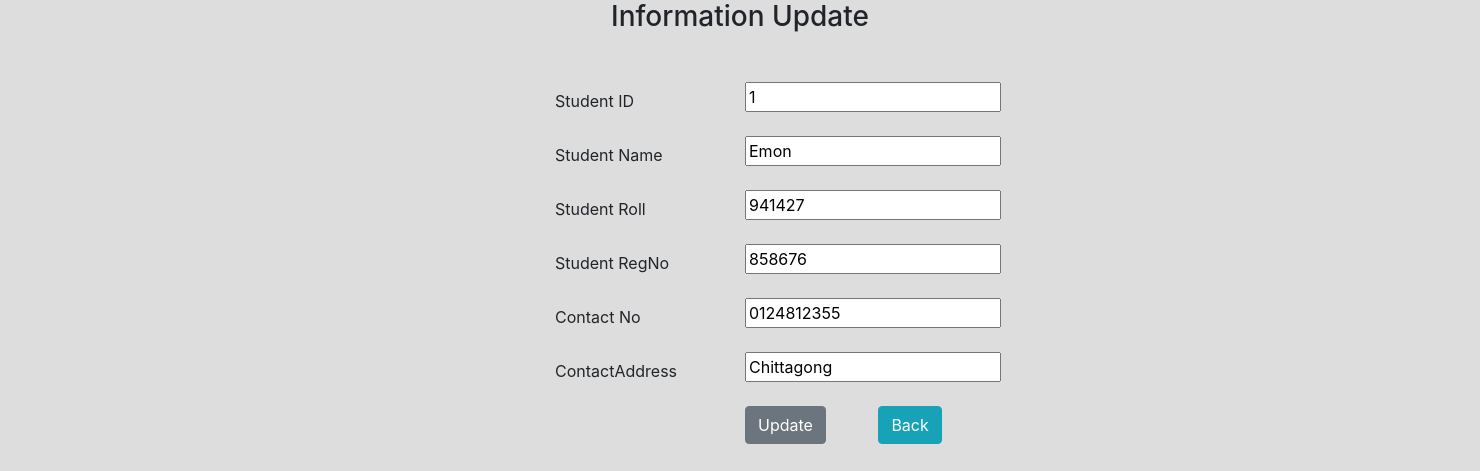
Screenshot of /edit/1 with the database file from the repository.
### CrudApp/models.py (models this page shows)
class Student(models.Model):
    StudentID = models.AutoField(primary_key=True)
    Name = models.CharField(max_length=20)
    Roll = models.CharField(max_length=6)
    RegNo = models.CharField(max_length=6)
    ContactNo = models.CharField(max_length=11)
    ContactAddress = models.CharField(max_length=100)
    class Meta:
        db_table = "STUDENT"

### CrudApp/views.py (the view)
# urls.py: path('edit/<int:id>', views.editStudent),
def editStudent(request, id):
    students = Student.objects.get(StudentID=id)
    return render(request, "edit.html", {'students': students})

### CrudApp/templates/edit.html (shortened to what this page needs)
<!DOCTYPE html>
<html lang="en">
<head>
     <link rel="stylesheet" href="https://maxcdn.bootstrapcdn.com/bootstrap/4.0.0/css/bootstrap.min.css">
</head>
<body>
 <h3 class="text-center">Information Update</h3>
<div class="container">
    <form action="/update/{{students.StudentID}}" method="POST" class="post-form">
        <div class="form-group row">
            <label class="col-sm-2 col-form-label">Student ID</label>
            <div class="col-sm-4">
                <input type="text" name="StudentID" id="id_StudentID" readonly value="{{students.StudentID}}">
            </div>
        </div>
         <div class="form-group row">
            <label class="col-sm-2 col-form-label">Student Name</label>
            <div class="col-sm-4">
                <input type="text" name="Name" id="id_Name" value="{{students.Name}}">
            </div>
        </div>
        <div class="form-group row">
            <label class="col-sm-2 col-form-label">Student Roll</label>
            <div class="col-sm-4">
                <input type="text" name="Roll" id="id_Roll" value="{{students.Roll}}">
            </div>
        </div>
        <div class="form-group row">
            <label class="col-sm-2 col-form-label">Student RegNo</label>
            <div class="col-sm-4">
                <input type="text" name="RegNo" id="id_RegNo" value="{{students.RegNo}}">
            </div>
        </div>
        <div class="form-group row">
            <label class="col-sm-2 col-form-label">Contact No</label>
            <div class="col-sm-4">
                <input type="text" name="ContactNo" id="id_ContactNo" value="{{students.ContactNo}}">
            </div>
        </div>
        <div class="form-group row">
            <label class="col-sm-2 col-form-label">ContactAddress</label>
            <div class="col-sm-4">
                <input type="text" name="ContactAddress" id="id_ContactAddress" value="{{students.ContactAddress}}">
            </div>
        </div>
         <div class="form-group row">
            <label class="col-sm-2 col-form-label"></label>
            <div class="col-sm-4">
               <button type="submit" class="btn btn-secondary">Update</button>
                <a href="/" class="btn btn-info ml-5">Back</a>
            </div>
        </div>
    </form>
</div>
</body>
</html>

### CrudApp/templates/edit.html (style rules this page uses)
body { background:#ddd }
.container { position: relative; left: 25%; top:40px; }

### rows the page displays
Student: StudentID "1", Name "Emon", Roll "941427", RegNo "858676", ContactNo "0124812355", ContactAddress "Chittagong"
